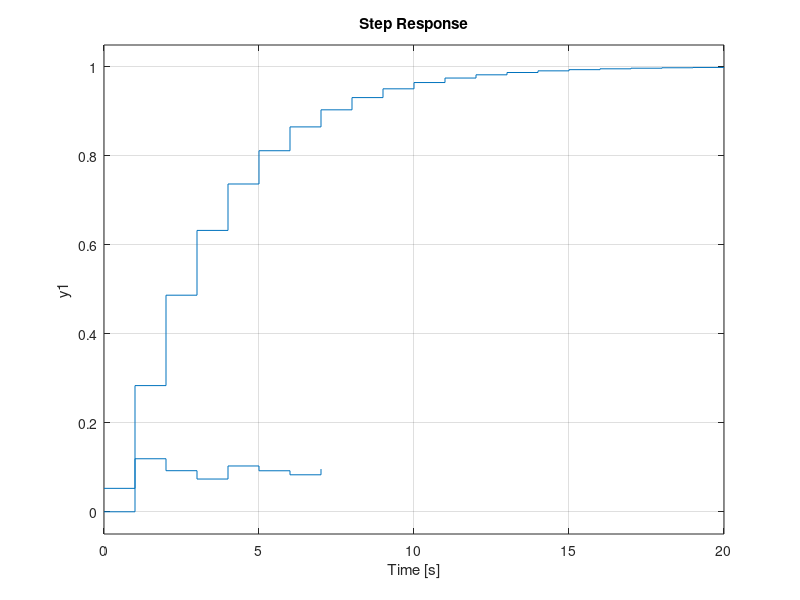

The MATLAB script that drew this image:
clear all
close all
clc

%%
%{
====================================================
==================== Equations =====================
====================================================
%}

%{
        V(s)            1
G(s) = ------ =  ---------------
        T(s)      (s^2 + 2s + 11)

V(t) is elevator velocity 
T(t) is the input voltage
%}

%% System Parameters

T = 1;              % sampling time
num = 1;            % numenator of the s domain function
dnum = [1 2 11];    % denominator of the s domain function

%% S domain equation

% TF is a function to create the variable of the s domain function
sys = tf(num, dnum);

%% z domain equation using bilinear transformation

% c2d is the function that transforms from s domain to z domain
% the used method is bilinear
sys_z = c2d(sys, T, 'tustin');

% getting the numerator and the denomenator to change from z to z^(-1)
% the 'v' option to get row vector
[num_z, dnum_z] = tfdata(sys_z, 'v'); 

%% generate the z^(-1) equation

% filt is the function that creates the z^(-1) equation
sys_z_inv = filt(num_z, dnum_z, T)

% generate the A(z)/B(z) equation to calculate D(z)
Az_Bz = filt(dnum_z, num_z, T)

%% Dahlin
a = -exp(-1/3);
b = 1 + a;

num_dahlin = [0 b];
dnum_dahlin = [1 a-b];

Gz_inv = filt(num_dahlin , dnum_dahlin, T)
Dz = Az_Bz * Gz_inv

[num_pid, dnum_pid] = tfdata(Dz, 'v'); 

% generate the final equation of the PID and system and feedback
num_final = [0 b];
dnum_final = [1 a];
sys_z_dahlin_pid = filt(num_final, dnum_final, T)

%% Ploting

% plot the response of the open loop
step(sys_z_inv);
hold
% plot the response of the closed loop
step(sys_z_dahlin_pid);